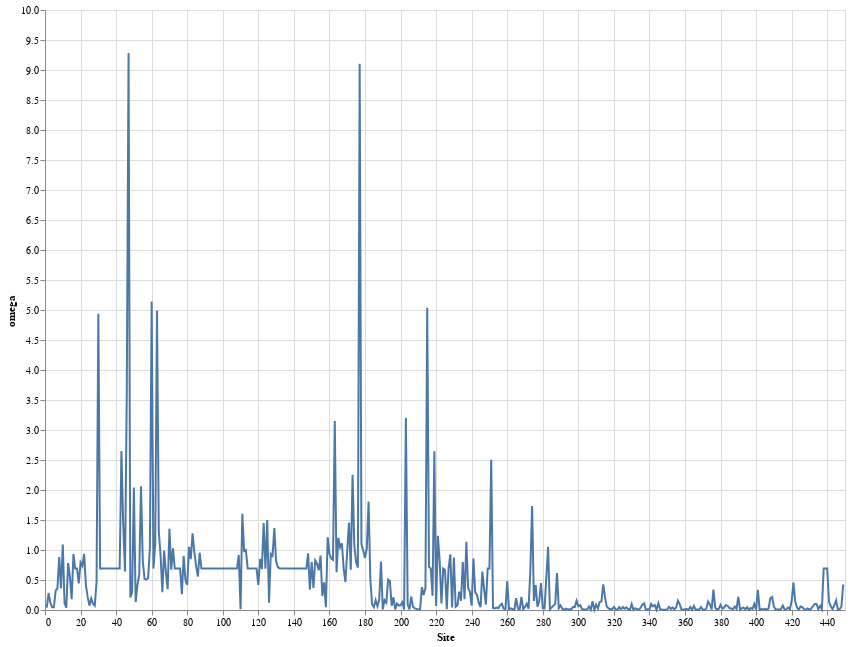

Write notebook code for a chart like this one.
### Code cell
source = df

line = alt.Chart(source).mark_line().encode(
    x= 'Site',
    y= 'omega'
).properties(
    width=800,
    height=600)

line

### Figure 1 — Vega-Lite specification as saved in the notebook (floating-point values rounded to 4 significant figures; data arrays with more than 128 entries replaced by an {"elided": "..."} marker saying what was removed)
{"config": {"view": {"continuousWidth": 400, "continuousHeight": 300}}, "data": {"name": "data-38e86269a03369e3c09efb410c1365e3"}, "mark": "line", "encoding": {"x": {"type": "quantitative", "field": "Site"}, "y": {"type": "quantitative", "field": "omega"}}, "height": 600, "width": 800, "$schema": "https://vega.github.io/schema/vega-lite/v4.8.1.json", "datasets": {"data-38e86269a03369e3c09efb410c1365e3": {"elided": "449 records"}}}
